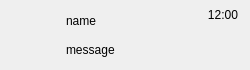
<?xml version="1.0" encoding="UTF-8"?>
<ui version="4.0">
 <class>ChatUserWid</class>
 <widget class="QWidget" name="ChatUserWid">
  <property name="geometry">
   <rect>
    <x>0</x>
    <y>0</y>
    <width>250</width>
    <height>70</height>
   </rect>
  </property>
  <layout class="QHBoxLayout" name="horizontalLayout">
   <property name="spacing">
    <number>10</number>
   </property>
   <property name="leftMargin">
    <number>12</number>
   </property>
   <property name="topMargin">
    <number>8</number>
   </property>
   <property name="rightMargin">
    <number>12</number>
   </property>
   <property name="bottomMargin">
    <number>8</number>
   </property>
   <item>
    <widget class="QLabel" name="icon_lb">
     <property name="minimumSize">
      <size>
       <width>44</width>
       <height>44</height>
      </size>
     </property>
     <property name="maximumSize">
      <size>
       <width>44</width>
       <height>44</height>
      </size>
     </property>
     <property name="text">
      <string/>
     </property>
    </widget>
   </item>
   <item>
    <layout class="QVBoxLayout" name="textLayout">
     <property name="spacing">
      <number>4</number>
     </property>
     <item>
      <widget class="QLabel" name="user_name_lb">
       <property name="text">
        <string>name</string>
       </property>
      </widget>
     </item>
     <item>
      <widget class="QLabel" name="user_chat_lb">
       <property name="text">
        <string>message</string>
       </property>
      </widget>
     </item>
    </layout>
   </item>
   <item>
    <widget class="QWidget" name="time_wid">
     <layout class="QVBoxLayout" name="timeLayout">
      <property name="leftMargin">
       <number>0</number>
      </property>
      <property name="topMargin">
       <number>0</number>
      </property>
      <property name="rightMargin">
       <number>0</number>
      </property>
      <property name="bottomMargin">
       <number>0</number>
      </property>
      <item>
       <widget class="QLabel" name="time_lb">
        <property name="text">
         <string>12:00</string>
        </property>
        <property name="alignment">
         <set>Qt::AlignRight|Qt::AlignTop</set>
        </property>
       </widget>
      </item>
      <item>
       <spacer name="timeSpacer">
        <property name="orientation">
         <enum>Qt::Vertical</enum>
        </property>
        <property name="sizeHint" stdset="0">
         <size>
          <width>20</width>
          <height>40</height>
         </size>
        </property>
       </spacer>
      </item>
     </layout>
    </widget>
   </item>
  </layout>
 </widget>
 <resources/>
 <connections/>
</ui>
